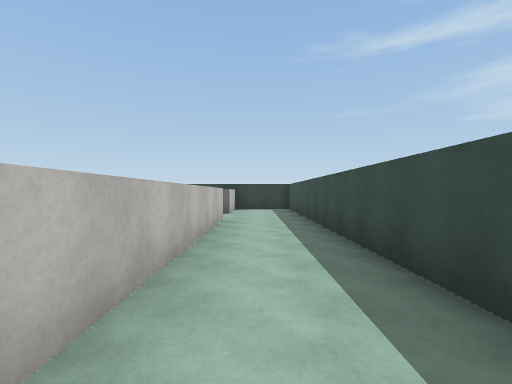
[1] (above)

16 first-person views from a walk through a Unity game level. The camera is 1.5 m above the floor, looks level and sees 85° across. The floor is counted in squares, 2 m on a side. Each view is taken from the middle of a square. On the plan, view 1 faces up. The plan holds only what a view shows up to about 10 squares ahead; the rest is blank. The player character is not drawn. Surface patterns are stand-ins for the level's own textures.

[2]
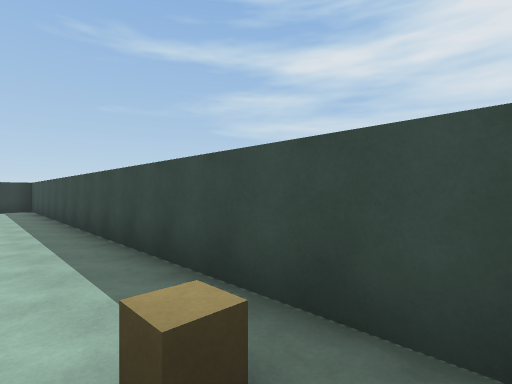

[3]
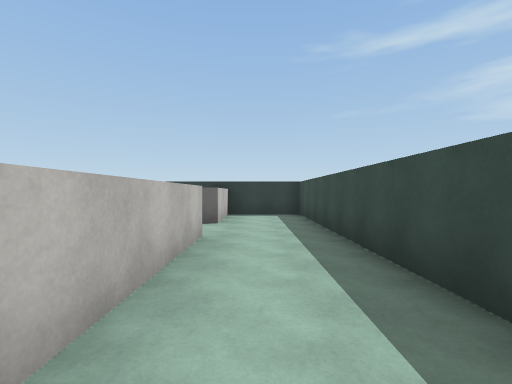

[4]
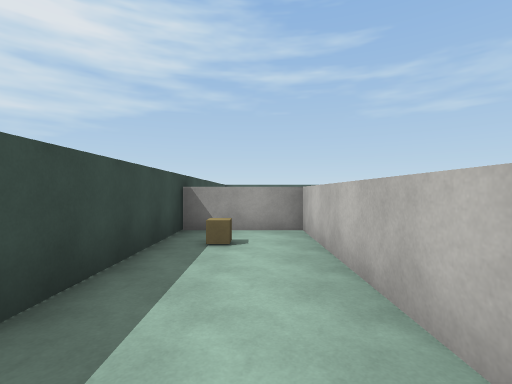

[5]
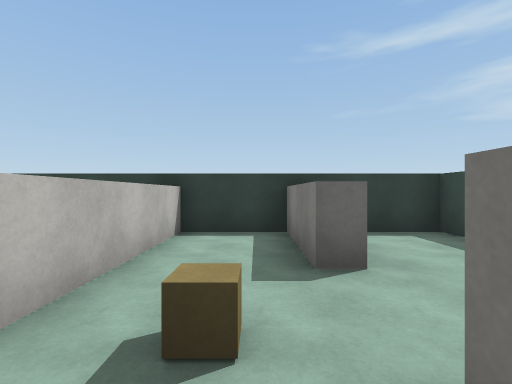

[6]
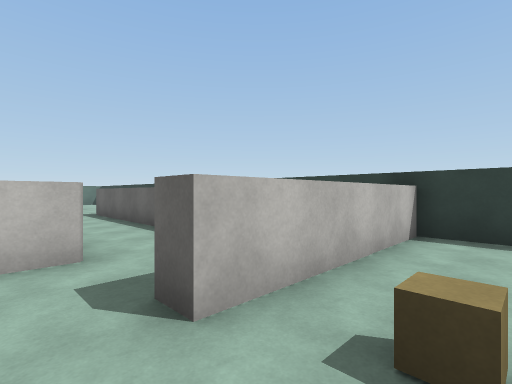

[7]
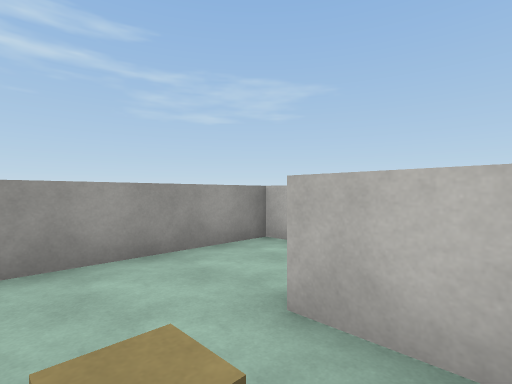

[8]
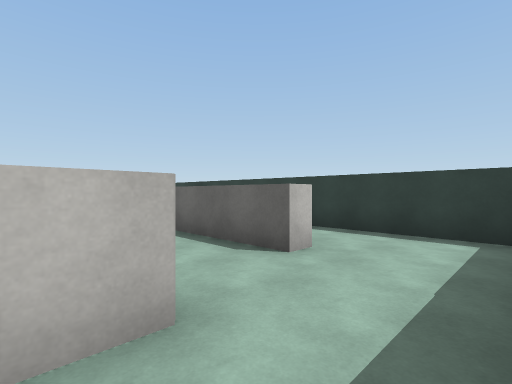

[9]
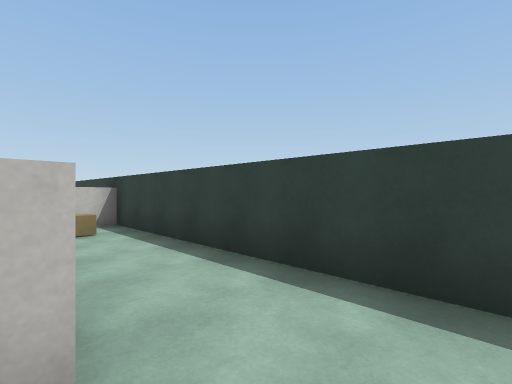

[10]
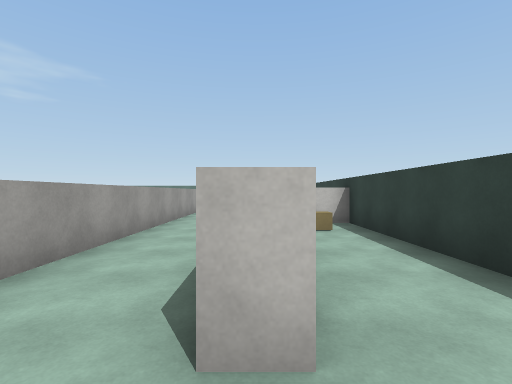

[11]
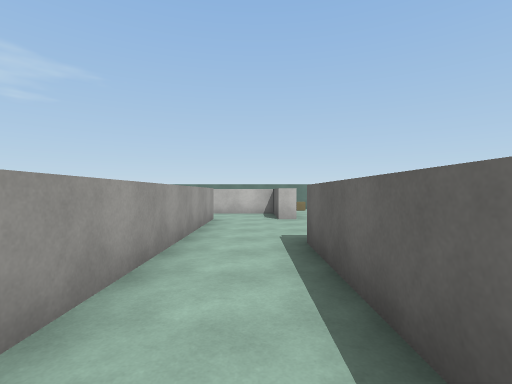

[12]
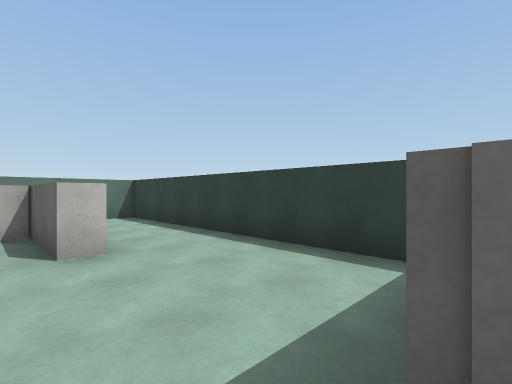

[13]
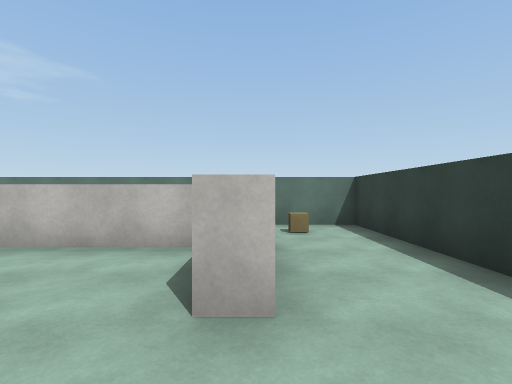

[14]
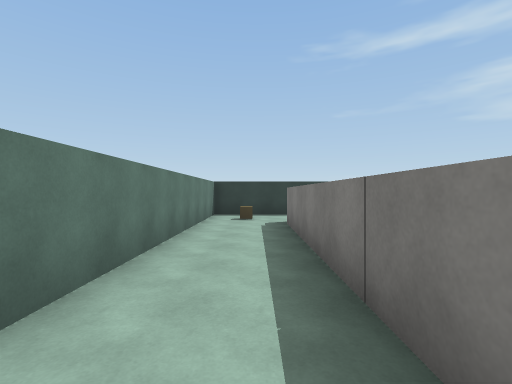

[15]
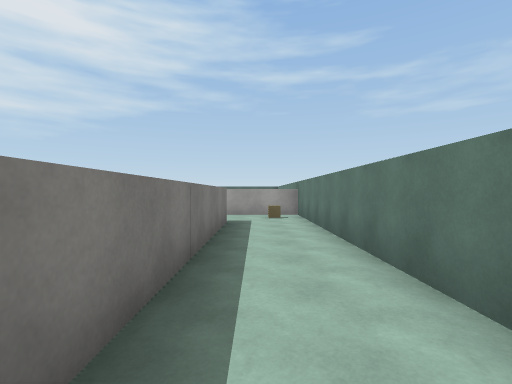

[16]
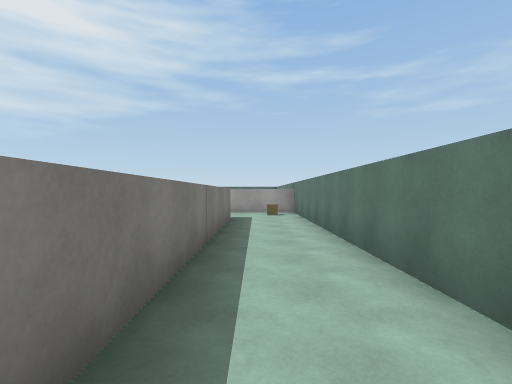

### Floor plan
Points are (right, up) in squares from view 1. A wall is a line through its corners. A room is listed if a view was taken in it or the views show most of it. See-through windows are left out.
Room 1 (views 1, 2, 3, 4)
walls: (-0.9, 7.9) (-0.9, -1.5) (1.5, -1.5) (1.5, 12.3) (-1, 12.3); (-0.9, 12) (-0.9, 9.7)
ways out: opening at (-1, 8.5) to room 2
objects: cube (1, 0)
Room 2 (views 5, 6, 7)
walls: (-0.9, 9.7) (-1.4, 9.7) (-1.4, 12.3) (-3.4, 12.3) (-3.4, 7.9); (-3.5, 5.8) (-2.1, 5.8)
ways out: opening at (-1, 8.5) to room 1; opening at (-4, 6.5) to room 3
objects: cube (-2, 8)
Room 3 (view 8)
walls: (-5.4, 7.9) (-5.4, 5.8) (-3.5, 5.8); (-3.4, 7.9) (-4, 7.9)
ways out: opening at (-4, 6.5) to room 2; opening at (-5, 8) to room 4
Room 4 (views 9, 10, 11, 12, 13, 14, 15, 16)
walls: (-15.7, 10.1) (-15.7, 9.7); (-15.8, 7.8) (-7.4, 7.8); (-12.9, 12.3) (-20.4, 12.3) (-20.4, -1.2) (-18, -1.2); (-18.3, 1) (-18.3, 9.6); (-6.2, 10.4) (-6.2, 9.7) (-12.2, 9.7)
ways out: opening at (-5, 8) to room 3; opening at (-5.5, 10) to room 5; opening at (-18, -0.5); opening at (-16, 9)
objects: other object (-20, 0); cube (-19, 11)
Room 5 (no view inside)
walls: (-4.1, 12.3) (-11.7, 12.3) (-11.7, 11.4)
ways out: opening at (-5.5, 10) to room 4
objects: cube (-11, 11)

Positions as (right, up) in squares from view 1, and headings:
1: (0, 0), facing up
2: (0, -1), facing up-right
3: (0, 3), facing up
4: (0, 4), facing down
5: (-2, 7), facing up
6: (-2, 7), facing up-left
7: (-2, 9), facing down-left
8: (-4, 7), facing up-left
9: (-5, 10), facing up-left
10: (-5, 10), facing left
11: (-8, 9), facing left
12: (-12, 9), facing up-left
13: (-14, 10), facing left
14: (-19, 3), facing up
15: (-19, 8), facing down
16: (-19, 9), facing down
